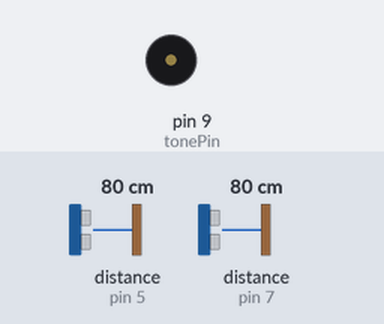
Recording of a sketch running on a simulated Arduino Uno, built with avr-gcc and run on an emulated ATmega328P. Shown: buzzer (waves = sounding). The test bench sets the inputs (shaded band); at power-on: distance to the obstacle (sensors on pin 5, pin 7) 80 cm. The echo pulse lasts 58.3 µs per cm; what the sketch prints to the serial monitor is not drawn.

Above: at 1.8 s.
1.9 s: distance to the obstacle (sensor on pin 5) set to 95 cm
3.7 s: distance to the obstacle (sensor on pin 5) set to 102 cm
At 5.3 s:
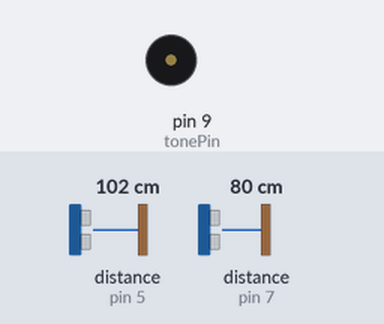
7.8 s: distance to the obstacle (sensor on pin 5) set to 2 cm
At 8.7 s:
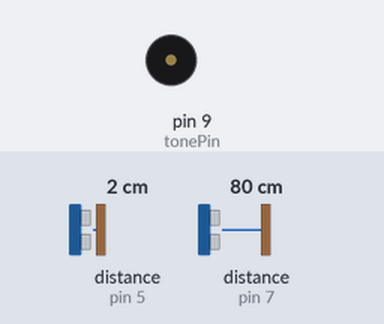
9.3 s: distance to the obstacle (sensor on pin 5) set to 120 cm
At 11.8 s:
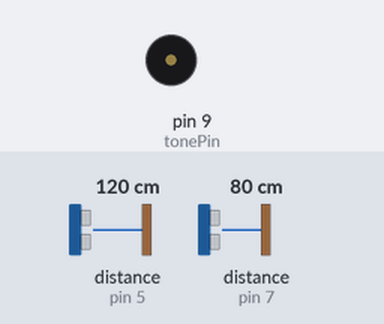
Timing chart, 0 to 14.4 s (numbered marks = the images above; inputs shaded):
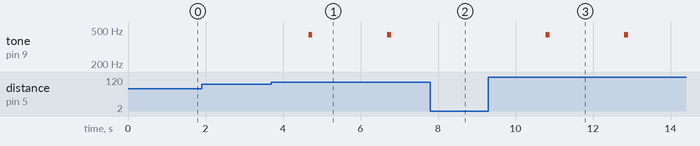

The sketch:

personcounter.ino
```cpp
#include <Ultrasonic.h>
#include <EEPROM.h>

int pos = 0;
int piezoPin=13;
int finalpos=0;
int countL=0;
int initialpos=0;
int distL=0;
int distR=0;
int countR=0;
int tonePin=9;
int personCount=0;
int EEPROMSIZE=1024;
const unsigned long period=120000;
unsigned long currentMillis=0;
unsigned long startMillis=0;
int addr=0;
byte value;
/*
 * Pass as a parameter the trigger and echo pin, respectively,
 * or only the signal pin (for sensors 3 pins), like:
  Ultrasonic ultrasonic(13); */
 ////////////////////////you may need to switch the two numbers below////////////////////////
Ultrasonic ultrasonicL(8, 7); // (trigger, echo)
Ultrasonic ultrasonicR(6, 5);
void setup() {
  Serial.begin(9600);
  pinMode(9, OUTPUT);
  pinMode(tonePin, OUTPUT);
startMillis = millis();
}

void loop() {
    // Pass INC as a parameter to get the distance in inches
    while(true){
      //tone(tonePin, 440, 100);
      currentMillis = millis();  //get the current "time" (actually the number of milliseconds since the program started)
      if (currentMillis - startMillis >= period)  //test whether the period has elapsed
      {
         EEPROM.write(addr, personCount);

         Serial.print("The number of people in the room at minute " );
         Serial.print(currentMillis/60000);
         Serial.print(" changed from ");
         Serial.print(value, DEC);
         value = EEPROM.read(addr);
         Serial.print(" to ");
         Serial.print(value, DEC);
         Serial.println();
         addr+=1;
         startMillis = currentMillis;  //IMPORTANT to save the start time of the current state.
      }
      distL= ultrasonicL.distanceRead();
      distR= ultrasonicR.distanceRead();
      delay(20);
      if(distL<100 and distL!=0){
        countL+=1;
        delay(500);
        Serial.println("countL went up to");
        Serial.println(countL);
    }
    if(distR<100 and distR!=0){
        countR+=1;
        delay(500);
        Serial.println("countR went up to");
        Serial.println(countR);
    }
    if(distL>100 or distL==0){
      countL=0;
      //Serial.println("count was reset");
    }
    if(distR>100 or distR==0){
      countR=0;
      //Serial.println("count was reset");
    }

    if(countL>countR){
      personCount+=1;
      Serial.println("Number of people in the room is ");
      Serial.print(personCount);
      tone(tonePin, 440, 100);
      delay(1500);
      countL=0;
      countR=0;
      break;
    }
    if(countL<countR){
      personCount-=1;
      Serial.println("Number of people in the room is ");
      Serial.print(personCount);
      tone(tonePin, 800, 100);
      delay(1500);
      countR=0;
      countL=0;
      break;
    }
    /*if(count==1){
      personCount+=1;
      Serial.println("Number of people in the room is ");
      Serial.print(personCount);
      tone(tonePin, 440, 100);
      delay(1000);
      count=0;
      break;
    }*/
    }

}
```

Measured:
- the behaviour switches between 99 and 100 cm on distance to the obstacle (sensor on pin 5) (found by bisection; images 0 and 1)
- after the input at 1.9 s, every drawn part: stays the same
- after the input at 3.7 s, tone on pin 9 (tonePin): alternates 440 Hz for 0.10 s and silent for 1.9 s, starting after 0.96 s
- after the input at 7.8 s, tone on pin 9 (tonePin): stays silent (without the input it goes to 440 Hz after 0.92 s)
- after the input at 9.3 s, tone on pin 9 (tonePin): alternates 440 Hz for 0.10 s and silent for 1.9 s, starting after 1.5 s
